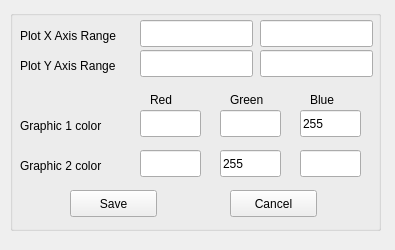
<?xml version="1.0" encoding="UTF-8"?>
<ui version="4.0">
 <class>PlotConfig</class>
 <widget class="QWidget" name="PlotConfig">
  <property name="geometry">
   <rect>
    <x>0</x>
    <y>0</y>
    <width>395</width>
    <height>250</height>
   </rect>
  </property>
  <property name="windowTitle">
   <string>Plot Settings</string>
  </property>
  <property name="toolTipDuration">
   <number>0</number>
  </property>
  <property name="autoFillBackground">
   <bool>true</bool>
  </property>
  <widget class="QGroupBox" name="groupBox">
   <property name="geometry">
    <rect>
     <x>10</x>
     <y>10</y>
     <width>371</width>
     <height>221</height>
    </rect>
   </property>
   <property name="title">
    <string/>
   </property>
   <widget class="QLabel" name="label">
    <property name="geometry">
     <rect>
      <x>10</x>
      <y>10</y>
      <width>121</width>
      <height>31</height>
     </rect>
    </property>
    <property name="text">
     <string>Plot X Axis Range</string>
    </property>
   </widget>
   <widget class="QLineEdit" name="lineEdit_xmin">
    <property name="geometry">
     <rect>
      <x>130</x>
      <y>10</y>
      <width>113</width>
      <height>27</height>
     </rect>
    </property>
   </widget>
   <widget class="QLineEdit" name="lineEdit_xmax">
    <property name="geometry">
     <rect>
      <x>250</x>
      <y>10</y>
      <width>113</width>
      <height>27</height>
     </rect>
    </property>
   </widget>
   <widget class="QLabel" name="label_4">
    <property name="geometry">
     <rect>
      <x>10</x>
      <y>40</y>
      <width>121</width>
      <height>31</height>
     </rect>
    </property>
    <property name="text">
     <string>Plot Y Axis Range</string>
    </property>
   </widget>
   <widget class="QLineEdit" name="lineEdit_ymin">
    <property name="geometry">
     <rect>
      <x>130</x>
      <y>40</y>
      <width>113</width>
      <height>27</height>
     </rect>
    </property>
   </widget>
   <widget class="QLineEdit" name="lineEdit_ymax">
    <property name="geometry">
     <rect>
      <x>250</x>
      <y>40</y>
      <width>113</width>
      <height>27</height>
     </rect>
    </property>
   </widget>
   <widget class="QLabel" name="label_2">
    <property name="geometry">
     <rect>
      <x>10</x>
      <y>100</y>
      <width>111</width>
      <height>31</height>
     </rect>
    </property>
    <property name="text">
     <string>Graphic 1 color</string>
    </property>
   </widget>
   <widget class="QLabel" name="label_3">
    <property name="geometry">
     <rect>
      <x>10</x>
      <y>140</y>
      <width>111</width>
      <height>31</height>
     </rect>
    </property>
    <property name="text">
     <string>Graphic 2 color</string>
    </property>
   </widget>
   <widget class="QPushButton" name="pushButton">
    <property name="geometry">
     <rect>
      <x>60</x>
      <y>180</y>
      <width>87</width>
      <height>27</height>
     </rect>
    </property>
    <property name="text">
     <string>Save</string>
    </property>
   </widget>
   <widget class="QPushButton" name="pushButton_2">
    <property name="geometry">
     <rect>
      <x>220</x>
      <y>180</y>
      <width>87</width>
      <height>27</height>
     </rect>
    </property>
    <property name="text">
     <string>Cancel</string>
    </property>
   </widget>
   <widget class="QLineEdit" name="lineEdit">
    <property name="geometry">
     <rect>
      <x>130</x>
      <y>100</y>
      <width>61</width>
      <height>27</height>
     </rect>
    </property>
   </widget>
   <widget class="QLineEdit" name="lineEdit_2">
    <property name="geometry">
     <rect>
      <x>210</x>
      <y>100</y>
      <width>61</width>
      <height>27</height>
     </rect>
    </property>
   </widget>
   <widget class="QLineEdit" name="lineEdit_3">
    <property name="geometry">
     <rect>
      <x>290</x>
      <y>100</y>
      <width>61</width>
      <height>27</height>
     </rect>
    </property>
    <property name="text">
     <string>255</string>
    </property>
   </widget>
   <widget class="QLineEdit" name="lineEdit_4">
    <property name="geometry">
     <rect>
      <x>130</x>
      <y>140</y>
      <width>61</width>
      <height>27</height>
     </rect>
    </property>
   </widget>
   <widget class="QLineEdit" name="lineEdit_5">
    <property name="geometry">
     <rect>
      <x>210</x>
      <y>140</y>
      <width>61</width>
      <height>27</height>
     </rect>
    </property>
    <property name="text">
     <string>255</string>
    </property>
   </widget>
   <widget class="QLineEdit" name="lineEdit_6">
    <property name="geometry">
     <rect>
      <x>290</x>
      <y>140</y>
      <width>61</width>
      <height>27</height>
     </rect>
    </property>
   </widget>
   <widget class="QLabel" name="label_5">
    <property name="geometry">
     <rect>
      <x>140</x>
      <y>80</y>
      <width>31</width>
      <height>19</height>
     </rect>
    </property>
    <property name="text">
     <string>Red</string>
    </property>
   </widget>
   <widget class="QLabel" name="label_6">
    <property name="geometry">
     <rect>
      <x>220</x>
      <y>80</y>
      <width>41</width>
      <height>19</height>
     </rect>
    </property>
    <property name="text">
     <string>Green</string>
    </property>
   </widget>
   <widget class="QLabel" name="label_7">
    <property name="geometry">
     <rect>
      <x>300</x>
      <y>80</y>
      <width>31</width>
      <height>19</height>
     </rect>
    </property>
    <property name="text">
     <string>Blue</string>
    </property>
   </widget>
  </widget>
 </widget>
 <resources/>
 <connections/>
</ui>
